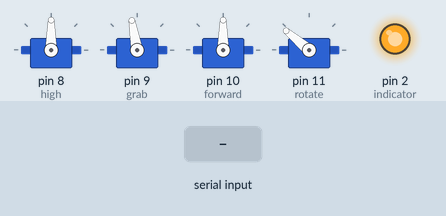
This sketch was run on a simulated Arduino Mega 2560, built with avr-gcc and run on an emulated ATmega2560. Parts: 4 × servo, output pins drawn as LEDs (lit = HIGH). The inputs (shaded band) are chosen by the test bench. What the sketch prints to the serial monitor is not drawn.

Above: at 4.2 s.
4.3 s: "L" received over the second serial link
At 4.8 s:
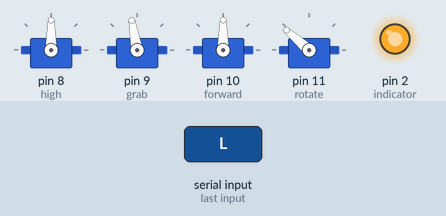
5.8 s: "C" received over the second serial link
At 6.8 s:
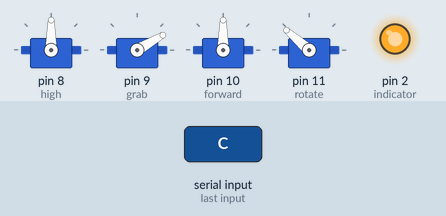
7.3 s: "R" received over the second serial link
At 7.6 s:
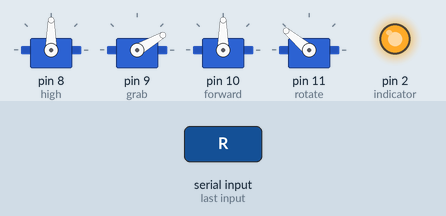
8.8 s: "U" received over the second serial link
At 9.6 s:
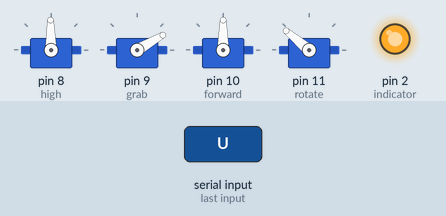
Timing chart, 0 to 11.3 s (numbered marks = the images above; inputs shaded):
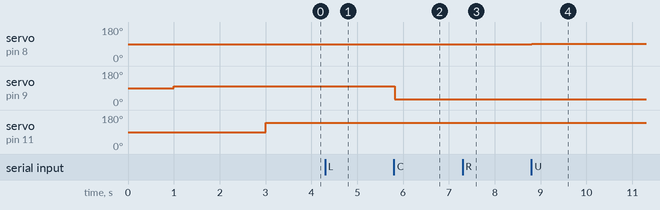

Measured:
- after the input at 4.3 s, servo on pin 11 (rotate): 140° → 139° at once
- after the input at 5.8 s, servo on pin 9 (grab): 100° → 30° at once
- after the input at 7.3 s, servo on pin 11 (rotate): 139° → 140° at once
- after the input at 8.8 s, servo on pin 8 (high): 90° → 91° at once

The sketch:

esp.ino
```cpp
#include <Servo.h>

#define SERVO_MAX 180
#define SERVO_MIN 80

#define opened 100
#define closed 30

//servos
#define high 8
#define grab 9
#define forward 10
#define rotate 11

//indicator
#define indicator 2

Servo hServo;
Servo gServo;
Servo fServo;
Servo rServo;

unsigned int psig = 0;
unsigned char x = 90;
unsigned char y = 90;
unsigned char z = 140;
bool close = true;

char received = '0';
//U - Fel
//D - Le
//F - Előre
//B - Hátra
//L - Balra
//R - Jobbra
//O - Nyit
//C - Zár

void setup() {
  pinMode(indicator, OUTPUT);
  digitalWrite(indicator, LOW);

  Serial.begin(9600);
  Serial1.begin(115200);
  while(!Serial){
  }
  while(!Serial1){
  }

  Serial.write("Ready");

  hServo.attach(high);
  gServo.attach(grab);
  fServo.attach(forward);
  rServo.attach(rotate);

  hServo.write(y);
  delay(1000);
  gServo.write(opened);
  delay(1000);
  fServo.write(x);
  delay(1000);
  rServo.write(z);

  digitalWrite(indicator, HIGH);
}

void loop() {
  received = '0';
  if(Serial1.available()){
    received = Serial1.read();
    Serial.write(received);
  }
  if(received!='0'){
    if(received == 'U'){
      y++;
      if(y > SERVO_MAX){
        y = SERVO_MAX;
      }
    }else if(received == 'D'){
      y--;
      if(y < SERVO_MIN){
        y = SERVO_MIN;
      }
    }else if(received == 'F'){
      x++;
      if(x > SERVO_MAX){
        x = SERVO_MAX;
      }
    }else if(received == 'B'){
      x--;
      if(x < SERVO_MIN){
        x = SERVO_MIN;
      }
    }else if(received == 'L'){
      z--;
      if(z < SERVO_MIN){
        z = SERVO_MIN;
      }
    }else if(received == 'R'){
      z++;
      if(z > SERVO_MAX){
        z = SERVO_MAX;
      }
    }else if(received == 'C'){
      close = !close;
    }
  }

  if(close){
    gServo.write(opened);
  }else{
    gServo.write(closed);
  }
  rServo.write(z);
  hServo.write(y);
  fServo.write(x);

  delay(40);
}
```
